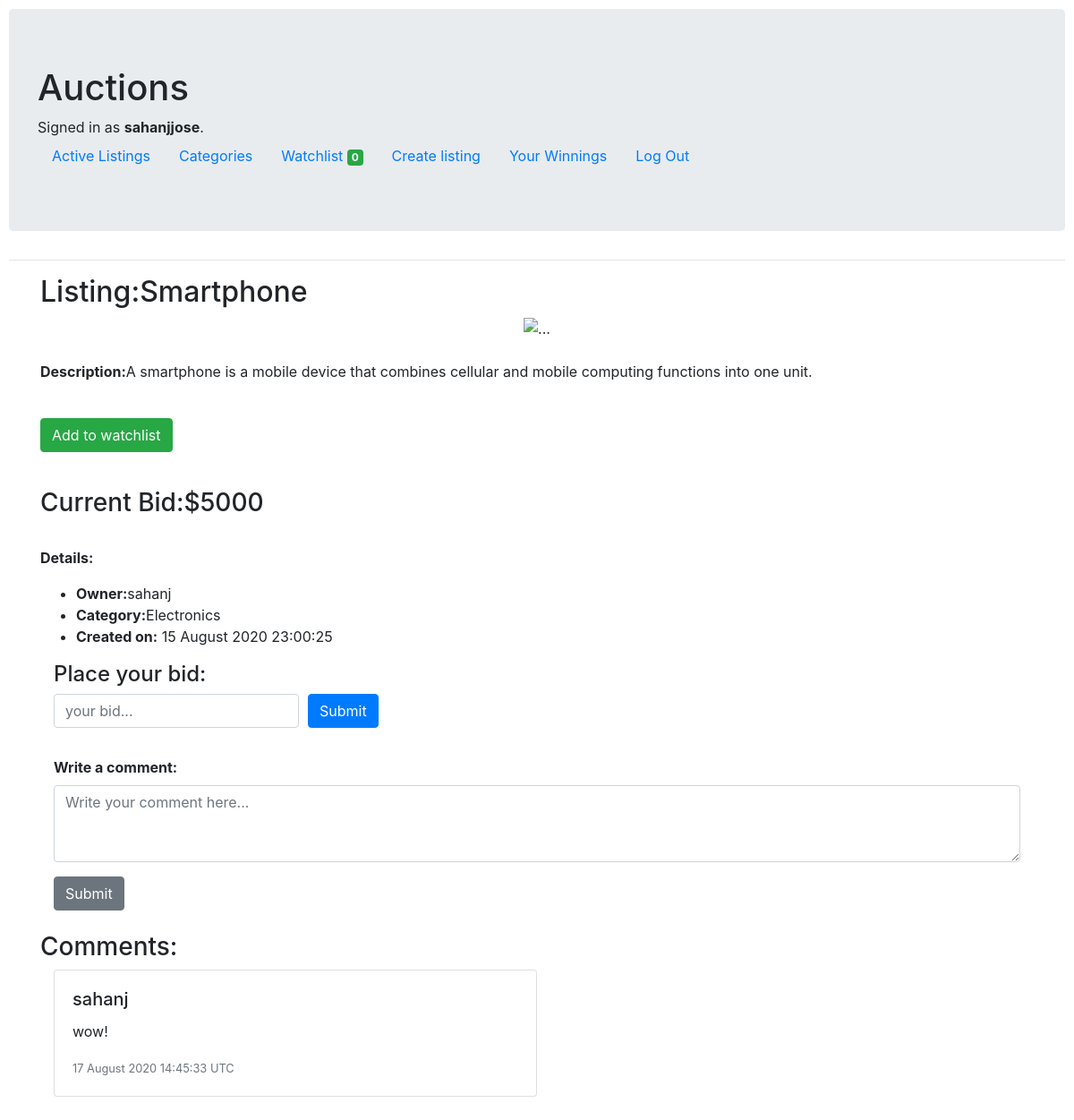
/listings/1 (signed in), run on the app's committed database.
### auctions/models.py (models this page shows)
class User(AbstractUser):
    pass

class Listing(models.Model):
    owner = models.CharField(max_length=64)
    title = models.CharField(max_length=64)
    description = models.TextField()
    price = models.IntegerField()
    category = models.CharField(max_length=64)
    link = models.CharField(max_length=64,default=None,blank=True,null=True)
    time = models.CharField(max_length=64)

class Comment(models.Model):
    user = models.CharField(max_length=64)
    time = models.CharField(max_length=64)
    comment = models.TextField()
    listingid = models.IntegerField()

### auctions/views.py (the view)
# urls.py: path("listings/<int:id>",views.listingpage,name="listingpage"),
def listingpage(request,id):
    try:
        item = Listing.objects.get(id=id)
    except:
        return redirect('index')
    try:
        comments = Comment.objects.filter(listingid=id)
    except:
        comments = None
    if request.user.username:
        try:
            if Watchlist.objects.get(user=request.user.username,listingid=id):
                added=True
        except:
            added = False
        try:
            l = Listing.objects.get(id=id)
            if l.owner == request.user.username :
                owner=True
            else:
                owner=False
        except:
            return redirect('index')
    else:
        added=False
        owner=False
    try:
        w = Watchlist.objects.filter(user=request.user.username)
        wcount=len(w)
    except:
        wcount=None
    return render(request,"auctions/listingpage.html",{
        "i":item,
        "error":request.COOKIES.get('error'),
        "errorgreen":request.COOKIES.get('errorgreen'),
        "comments":comments,
        "added":added,
        "owner":owner,
        "wcount":wcount
    })

### auctions/templates/auctions/listingpage.html (shortened to what this page needs)
{% extends "auctions/layout.html" %}
{% block body %}
<div class="container">
    <h2>Listing:{{i.title}}</h2>
    <div class="container" style="text-align: center;">
        <img src="{{i.link}}" width="30%" alt="...">
    </div>
    <br>
    <p><b>Description:</b>{{i.description}}</p>
    <br>
    {% if user.username %}
    <p>
      {% if added %}
      <a href="{% url 'removewatchlist' i.id %}"><button class="btn btn-danger">Remove from watchlist</button></a>
      {% else %}
      <a href="{% url 'addwatchlist' i.id %}"><button class="btn btn-success">Add to watchlist</button></a>
      {% endif %}
    </p>
    <br>
    {% endif %}
    <h3>Current Bid:${{i.price}}</h3>
    <br>
    <p><b>Details:</b>
    <ul>
        <li><b>Owner:</b>{{i.owner}}</li>
        <li><b>Category:</b>{{i.category}}</li>
        <li><b>Created on:</b>{{i.time}}</li>
    </ul>
    </p>
    {% if user.username %}
    <div class="container">
        <h4>Place your bid:</h4>
        <form action="{% url 'bidsubmit' i.id %}" method="POST">
              <div class="form-row align-items-center">
                <div class="col-auto">
                  <input type="number" class="form-control mb-2" id="inlineFormInput" name="bid" placeholder="your bid...">
                </div>
                <div class="col-auto">
                  <button type="submit" class="btn btn-primary mb-2">Submit</button>
                </div>
              </div>
        </form>
    </div>
    <br>
    <div class="container">
      <form action="{% url 'cmntsubmit' i.id %}" method="POST">
        <div class="form-group">
          <label for="exampleFormControlTextarea1"><b>Write a comment:</b></label>
          <textarea class="form-control" id="exampleFormControlTextarea1" rows="3" name="comment" placeholder="Write your comment here..." required></textarea>
        </div>
        <button class="btn btn-secondary" type="submit">Submit</button>
      </form>
    </div>
    <br>
    {% endif %}
    {% if comments %}
    <h3>Comments:</h3>
    <div class="container">
          {% for c in comments %}
          <div class="card mb-3" style="max-width: 540px;">
            <div class="row no-gutters">
              <div class="col-md-8">
                <div class="card-body">
                  <h5 class="card-title">{{c.user}}</h5>
                  <p class="card-text">{{c.comment}}</p>
                  <p class="card-text"><small class="text-muted">{{c.time}} UTC</small></p>
                </div>
              </div>
            </div>
          </div>
           {% endfor %}
    </div>
    {% endif %}
</div>
{% endblock %}

### auctions/templates/auctions/layout.html (shortened to what this page needs)
{% load static %}
<!DOCTYPE html>
<html lang="en">
    <head>
        <link rel="stylesheet" href="https://stackpath.bootstrapcdn.com/bootstrap/4.4.1/css/bootstrap.min.css">
        <link href="{% static 'auctions/styles.css' %}" rel="stylesheet">
    </head>
    <body>
        <div class="jumbotron">
            <h1>Auctions</h1>
            <div>
                {% if user.is_authenticated %}
                    Signed in as <strong>{{ user.username }}</strong>.
                {% else %}
                    Not signed in.
                {% endif %}
            </div>
            <ul class="nav">
                <li class="nav-item">
                    <a class="nav-link" href="{% url 'index' %}">Active Listings</a>
                </li>
                {% if user.is_authenticated %}
                <li class="nav-item">
                    <a class="nav-link" href="{% url 'categories' %}">Categories</a>
                </li>
                <li class="nav-item">
                    <a class="nav-link" href="{% url 'watchlistpage' user.username %}">Watchlist <span class="badge badge-success">{{wcount}}</span></a>
                </li>
                <li class="nav-item">
                    <a class="nav-link" href="{% url 'create' %}">Create listing</a>
                </li>
                <li class="nav-item">
                    <a class="nav-link" href="{% url 'mywinnings' %}">Your Winnings</a>
                </li>
                    <li class="nav-item">
                        <a class="nav-link" href="{% url 'logout' %}">Log Out</a>
                    </li>
                {% endif %}
            </ul>
        </div>
        <hr>
        {% block body %}
        {% endblock %}
    </body>
</html>

### auctions/static/auctions/styles.css (style rules this page uses)
body { padding: 10px; }

### data on the page
User: username "sahanjjose"
Listing: title "Smartphone", description "A smartphone is a mobile device that combines cellular and mobile computing functions into one unit.", price "5000", owner "sahanj", category "Electronics", time "15 August 2020 23:00:25"
Comment: user "sahanj", comment "wow!", time "17 August 2020 14:45:33"

### other printed values
{{ wcount }} "0"
